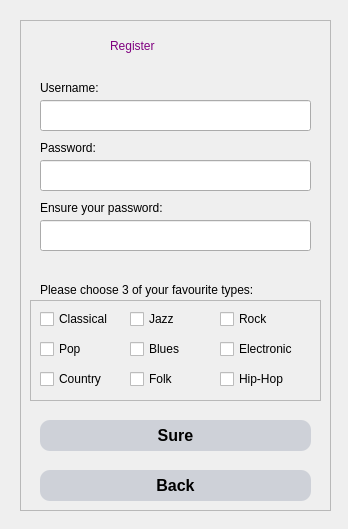
<?xml version="1.0" encoding="UTF-8"?>
<ui version="4.0">
 <class>userRegister</class>
 <widget class="QDialog" name="userRegister">
  <property name="geometry">
   <rect>
    <x>0</x>
    <y>0</y>
    <width>348</width>
    <height>529</height>
   </rect>
  </property>
  <property name="windowTitle">
   <string>Form</string>
  </property>
  <widget class="QFrame" name="loginFrame">
   <property name="geometry">
    <rect>
     <x>20</x>
     <y>20</y>
     <width>311</width>
     <height>491</height>
    </rect>
   </property>
   <property name="styleSheet">
    <string notr="true"/>
   </property>
   <property name="frameShape">
    <enum>QFrame::StyledPanel</enum>
   </property>
   <property name="frameShadow">
    <enum>QFrame::Raised</enum>
   </property>
   <widget class="QLabel" name="registerTopicLabel">
    <property name="geometry">
     <rect>
      <x>90</x>
      <y>0</y>
      <width>131</width>
      <height>51</height>
     </rect>
    </property>
    <property name="styleSheet">
     <string notr="true">font: 87 20pt &quot;Arial Black&quot;;
color: purple;</string>
    </property>
    <property name="text">
     <string>Register</string>
    </property>
   </widget>
   <widget class="QLineEdit" name="registerUsernameEdit">
    <property name="geometry">
     <rect>
      <x>20</x>
      <y>80</y>
      <width>271</width>
      <height>31</height>
     </rect>
    </property>
    <property name="styleSheet">
     <string notr="true"/>
    </property>
    <property name="inputMask">
     <string/>
    </property>
    <property name="placeholderText">
     <string/>
    </property>
   </widget>
   <widget class="QLineEdit" name="registerPasswordEdit">
    <property name="geometry">
     <rect>
      <x>20</x>
      <y>140</y>
      <width>271</width>
      <height>31</height>
     </rect>
    </property>
    <property name="echoMode">
     <enum>QLineEdit::Normal</enum>
    </property>
    <property name="cursorPosition">
     <number>0</number>
    </property>
    <property name="placeholderText">
     <string/>
    </property>
   </widget>
   <widget class="QPushButton" name="backButton">
    <property name="geometry">
     <rect>
      <x>20</x>
      <y>450</y>
      <width>271</width>
      <height>31</height>
     </rect>
    </property>
    <property name="cursor">
     <cursorShape>PointingHandCursor</cursorShape>
    </property>
    <property name="styleSheet">
     <string notr="true">QPushButton{
	background:#ced1d8;
	border-style:outset;
	border-radius:10px;
	font-style:MingLiU-ExtB;
	font-size:16px;
	font: bold;
 }

QPushButton:hover{
	background-color: rgba(100, 255, 100, 100);
	border-color: rgba(255, 255, 255,200);
	color:rgba(0,0,0,200);
}

QPushButton:pressed{
	background-color:rgba(44, 47, 47, 50);
	border-style:inset;
	font-style:MingLiU-ExtB;
	font-size:16px;
	font: bold;
}</string>
    </property>
    <property name="text">
     <string>Back</string>
    </property>
    <property name="flat">
     <bool>true</bool>
    </property>
   </widget>
   <widget class="QLabel" name="registerUsernameLabel">
    <property name="geometry">
     <rect>
      <x>20</x>
      <y>60</y>
      <width>91</width>
      <height>16</height>
     </rect>
    </property>
    <property name="styleSheet">
     <string notr="true">font: 10pt &quot;Arial&quot;;</string>
    </property>
    <property name="text">
     <string>Username:</string>
    </property>
   </widget>
   <widget class="QLabel" name="registerPasswordLabel">
    <property name="geometry">
     <rect>
      <x>20</x>
      <y>120</y>
      <width>71</width>
      <height>16</height>
     </rect>
    </property>
    <property name="styleSheet">
     <string notr="true">font: 10pt &quot;Arial&quot;;</string>
    </property>
    <property name="text">
     <string>Password:</string>
    </property>
   </widget>
   <widget class="QLabel" name="ensurePasswordLabel">
    <property name="geometry">
     <rect>
      <x>20</x>
      <y>180</y>
      <width>211</width>
      <height>16</height>
     </rect>
    </property>
    <property name="styleSheet">
     <string notr="true">font: 10pt &quot;Arial&quot;;</string>
    </property>
    <property name="text">
     <string>Ensure your password:</string>
    </property>
   </widget>
   <widget class="QLineEdit" name="ensurePasswordEdit">
    <property name="geometry">
     <rect>
      <x>20</x>
      <y>200</y>
      <width>271</width>
      <height>31</height>
     </rect>
    </property>
    <property name="echoMode">
     <enum>QLineEdit::Normal</enum>
    </property>
    <property name="cursorPosition">
     <number>0</number>
    </property>
    <property name="placeholderText">
     <string/>
    </property>
   </widget>
   <widget class="QPushButton" name="registerSureButton">
    <property name="geometry">
     <rect>
      <x>20</x>
      <y>400</y>
      <width>271</width>
      <height>31</height>
     </rect>
    </property>
    <property name="cursor">
     <cursorShape>PointingHandCursor</cursorShape>
    </property>
    <property name="styleSheet">
     <string notr="true"> QPushButton
                  {
                   background:#ced1d8;
                   border-style:outset;
                                   border-radius:10px;
                                   font-style:MingLiU-ExtB;
                                   font-size:16px;
                                   font: bold;
                                   }

                  QPushButton:hover{
                          background-color: rgba(100, 255, 100, 100);
                          border-color: rgba(255, 255, 255,200);
                          color:rgba(0,0,0,200);
                  }



                  QPushButton:pressed
                  {
                     background-color:rgba(44, 47, 47, 50);
                    border-style:inset;
                    font-style:MingLiU-ExtB;
                    font-size:16px;
                    font: bold;
                 }</string>
    </property>
    <property name="text">
     <string>Sure</string>
    </property>
    <property name="flat">
     <bool>true</bool>
    </property>
   </widget>
   <widget class="QFrame" name="frame">
    <property name="geometry">
     <rect>
      <x>10</x>
      <y>280</y>
      <width>291</width>
      <height>101</height>
     </rect>
    </property>
    <property name="frameShape">
     <enum>QFrame::StyledPanel</enum>
    </property>
    <property name="frameShadow">
     <enum>QFrame::Raised</enum>
    </property>
    <widget class="QCheckBox" name="classicalCheckBox">
     <property name="geometry">
      <rect>
       <x>10</x>
       <y>10</y>
       <width>73</width>
       <height>18</height>
      </rect>
     </property>
     <property name="text">
      <string>Classical</string>
     </property>
    </widget>
    <widget class="QCheckBox" name="jazzCheckBox">
     <property name="geometry">
      <rect>
       <x>100</x>
       <y>10</y>
       <width>73</width>
       <height>18</height>
      </rect>
     </property>
     <property name="text">
      <string>Jazz</string>
     </property>
    </widget>
    <widget class="QCheckBox" name="rockCheckBox">
     <property name="geometry">
      <rect>
       <x>190</x>
       <y>10</y>
       <width>73</width>
       <height>18</height>
      </rect>
     </property>
     <property name="text">
      <string>Rock</string>
     </property>
    </widget>
    <widget class="QCheckBox" name="popCheckBox">
     <property name="geometry">
      <rect>
       <x>10</x>
       <y>40</y>
       <width>73</width>
       <height>18</height>
      </rect>
     </property>
     <property name="text">
      <string>Pop</string>
     </property>
    </widget>
    <widget class="QCheckBox" name="bluesCheckBox">
     <property name="geometry">
      <rect>
       <x>100</x>
       <y>40</y>
       <width>73</width>
       <height>18</height>
      </rect>
     </property>
     <property name="text">
      <string>Blues</string>
     </property>
    </widget>
    <widget class="QCheckBox" name="electronicCheckBox">
     <property name="geometry">
      <rect>
       <x>190</x>
       <y>40</y>
       <width>81</width>
       <height>18</height>
      </rect>
     </property>
     <property name="text">
      <string>Electronic</string>
     </property>
    </widget>
    <widget class="QCheckBox" name="countryCheckBox">
     <property name="geometry">
      <rect>
       <x>10</x>
       <y>70</y>
       <width>73</width>
       <height>18</height>
      </rect>
     </property>
     <property name="text">
      <string>Country</string>
     </property>
    </widget>
    <widget class="QCheckBox" name="folkCheckBox">
     <property name="geometry">
      <rect>
       <x>100</x>
       <y>70</y>
       <width>73</width>
       <height>18</height>
      </rect>
     </property>
     <property name="text">
      <string>Folk</string>
     </property>
    </widget>
    <widget class="QCheckBox" name="hiphopCheckBox">
     <property name="geometry">
      <rect>
       <x>190</x>
       <y>70</y>
       <width>73</width>
       <height>18</height>
      </rect>
     </property>
     <property name="text">
      <string>Hip-Hop</string>
     </property>
    </widget>
   </widget>
   <widget class="QLabel" name="label">
    <property name="geometry">
     <rect>
      <x>20</x>
      <y>260</y>
      <width>241</width>
      <height>20</height>
     </rect>
    </property>
    <property name="styleSheet">
     <string notr="true">font: 10pt &quot;Arial&quot;;</string>
    </property>
    <property name="text">
     <string>Please choose 3 of your favourite types:</string>
    </property>
   </widget>
  </widget>
 </widget>
 <resources/>
 <connections/>
</ui>
